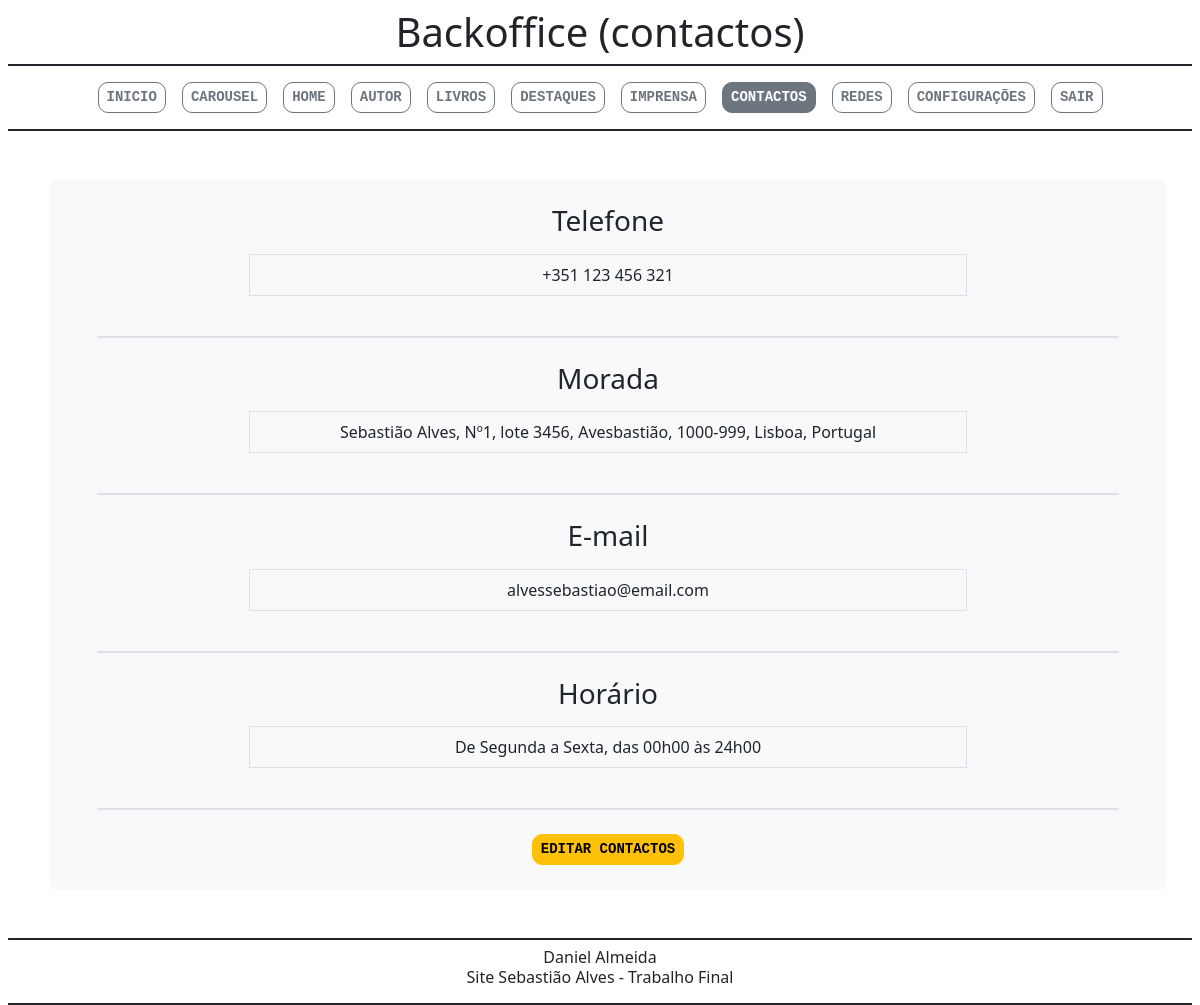
Page /sebastiao_alves/backoffice/contactos.php (signed in) on the committed database.
### tables this page shows
CREATE TABLE `contactos` (
  `id` int(11) NOT NULL,
  `telefone` varchar(50) NOT NULL,
  `morada` varchar(150) NOT NULL,
  `email` varchar(100) NOT NULL,
  `horario` varchar(150) NOT NULL,
  `ultima_edicao` varchar(500) NOT NULL
);

### sebastiao_alves/backoffice/contactos.php (called while the page is built, shortened)
<?php
$paginamain="contactos";
require("componentes/headerbackoffice.php");
require("mains/main$paginamain.php");
require("componentes/footerbackoffice.php");
?>

### sebastiao_alves/helpers/funcoes.php (called while the page is built, shortened)
<?php
require_once("base_dados.php");
function selectSQLUnico($sql){
    global $pdo;
    $consulta=$pdo->query($sql);
    $resultado=$consulta->fetch(PDO::FETCH_ASSOC);
    return $resultado;
}
?>

### sebastiao_alves/helpers/contactos_helper.php (called while the page is built, shortened)
<?php
function getContactos($detalhe){
    $r=selectSQLUnico("SELECT $detalhe FROM contactos WHERE id=1");
    return $r["$detalhe"];
}
?>

### sebastiao_alves/backoffice/mains/maincontactos.php (the view)
<main class="container my-5">
    <div class="row w-100 mx-2 bg-body-tertiary border border-1 border-light rounded-2 d-flex justify-content-center">
        <div class="col-8 my-4 d-flex flex-column gap-2">
            <h3>Telefone</h3>
            <p class="p-2 border border-1"><?= getContactos("telefone"); ?></p>
        </div>
        <div class="col-11 border border-tertiary"></div>
        <div class="col-8 my-4 d-flex flex-column gap-2">
            <h3>Morada</h3>
            <p class="p-2 border border-1"><?= getContactos("morada"); ?></p>
        </div>
        <div class="col-11 border border-tertiary"></div>
        <div class="col-8 my-4 d-flex flex-column gap-2">
            <h3>E-mail</h3>
            <p class="p-2 border border-1"><?= getContactos("email"); ?></p>
        </div>
        <div class="col-11 border border-tertiary"></div>
        <div class="col-8 my-4 d-flex flex-column gap-2">
            <h3>Horário</h3>
            <p class="p-2 border border-1"><?= getContactos("horario"); ?></p>
        </div>
        <div class="col-11 border border-tertiary"></div>
        <div class="col-8 my-4">
            <a class="nav-link" aria-current="page" href="contactos_edit.php">
                <button class="btn btn-warning btn-sm">EDITAR CONTACTOS</button>
            </a>
        </div>
    </div>
</main>

### sebastiao_alves/backoffice/estilos/estilobackoffice.css (style rules this page uses)
html { scroll-behavior: smooth; }
body { min-height: 100vh; min-width: 992px; }
.nav-link button { text-transform: uppercase; font-weight: bold; border-radius: 10px; font-family: monospace; }

### rows in the picture
contactos: telefone "+351 123 456 321", morada "Sebastião Alves, Nº1, lote 3456, Avesbastião, 1000-999, Lisboa, Portugal", email "alvessebastiao@email.com", horario "De Segunda a Sexta, das 00h00 às 24h00"

### other values in the picture
$paginamain "contactos"
